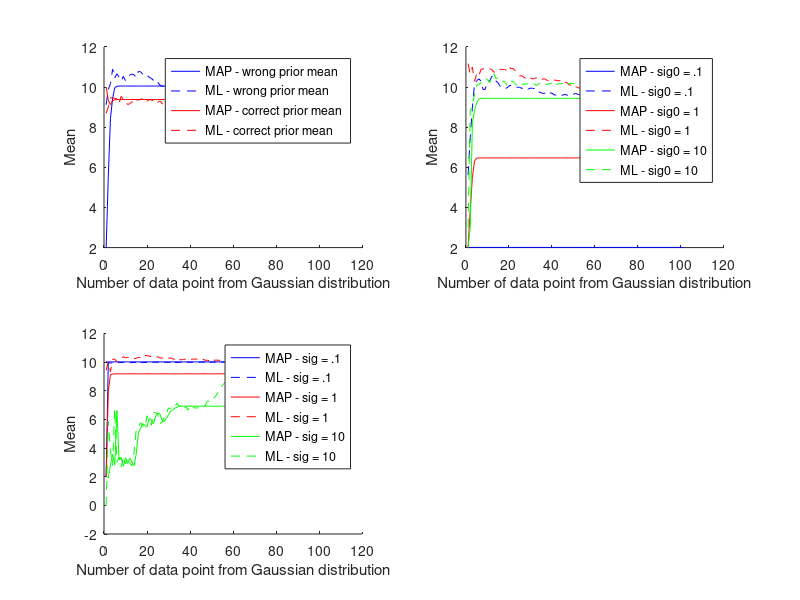

Here is the MATLAB script that generated this plot:
function assignment_4()
    %number of iterations
    N = 100;

    [mu_n1, mu_ML1] = compute(2, 2, 10, 2);
    [mu_n2, mu_ML2] = compute(10, 2, 10, 2);
    
    [mu_n3, mu_ML3] = compute(2, .1, 10, 2);
    [mu_n4, mu_ML4] = compute(2, 1, 10, 2);
    [mu_n5, mu_ML5] = compute(2, 100, 10, 2);
    
    [mu_n6, mu_ML6] = compute(2, 2, 10, .1);
    [mu_n7, mu_ML7] = compute(2, 2, 10, 1);
    [mu_n8, mu_ML8] = compute(2, 2, 10, 10);
    
    subplot(2,2,1)
    hold;
    plot(mu_n1, 'b');
    plot(mu_ML1, 'b--');
    plot(mu_n2, 'r');
    plot(mu_ML2, 'r--');
    legend('MAP - wrong prior mean','ML - wrong prior mean','MAP - correct prior mean','ML - correct prior mean');
    xlabel('Number of data point from Gaussian distribution');
    ylabel('Mean');
    
    subplot(2,2,2);
    hold;
    plot(mu_n3,'b');
    plot(mu_ML3, 'b--');
    plot(mu_n4,'r');
    plot(mu_ML4, 'r--');
    plot(mu_n5, 'g');
    plot(mu_ML5, 'g--');
    legend('MAP - sig0 = .1','ML - sig0 = .1','MAP - sig0 = 1','ML - sig0 = 1','MAP - sig0 = 10','ML - sig0 = 10');
    xlabel('Number of data point from Gaussian distribution');
    ylabel('Mean');
    
    subplot(2,2,3);
    hold;
    plot(mu_n6,'b');
    plot(mu_ML6, 'b--');
    plot(mu_n7,'r');
    plot(mu_ML7, 'r--');
    plot(mu_n8, 'g');
    plot(mu_ML8, 'g--');
    legend('MAP - sig = .1','ML - sig = .1','MAP - sig = 1','ML - sig = 1','MAP - sig = 10','ML - sig = 10');
    xlabel('Number of data point from Gaussian distribution');
    ylabel('Mean');
    
    function [mu_n, mu_ML] = compute(init_mu_n, init_sig_n, mu, sig)
        %define matrices
        X = zeros(N,1);
        sig_n = zeros(N,1);
        mu_n = zeros(N,1);
        mu_ML = zeros(N,1);

        %determine initial values
        mu_n(1) = init_mu_n;
        sig_n(1) = init_sig_n;
        X(1) = normrnd(mu, sig);

        for i = 1:N
            X(i) = normrnd(mu,sig);

            sig_n(i+1) = 1/(sig_n(i)^2) + i/(sig)^2;
            sig_n(i+1) = 1/sig_n(i+1);
            mu_ML(i) = (1/i)*sum(X);
            mu_n(i+1) = (sig^2/(i*sig_n(i)^2+sig^2))*(mu_n(i)) + (i*sig_n(i)^2/(i*sig_n(i)^2+sig^2))*(mu_ML(i));
        end   
    end
end